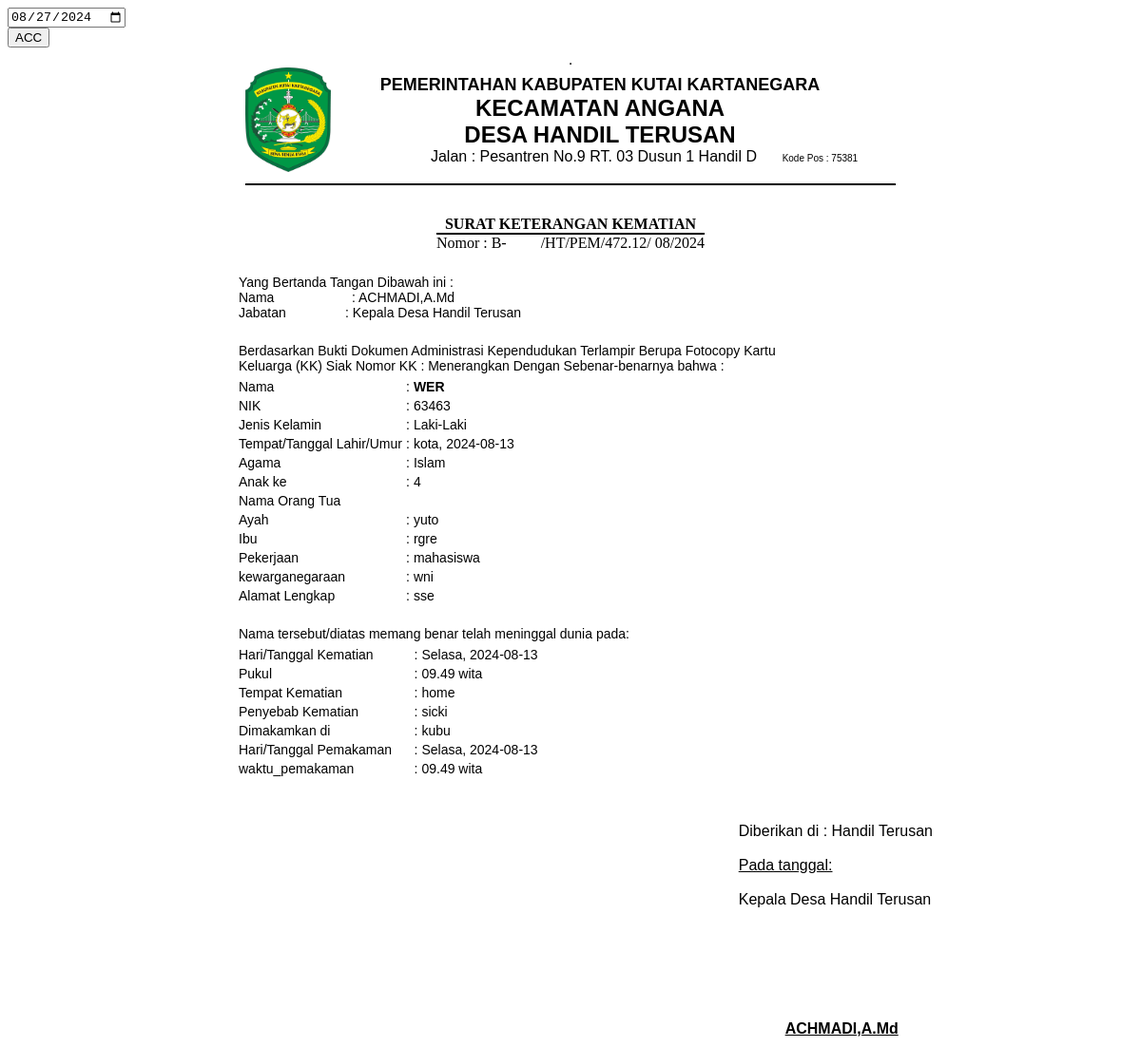
Screenshot of /kepala-desa/view_skk.php?id_request_skk=20 with the database file from the repository.
### tables this page shows
CREATE TABLE `data_request_skk` (
  `id_request_skk` int NOT NULL,
  `nik` varchar(16) NOT NULL,
  `tanggal_request` timestamp NOT NULL DEFAULT CURRENT_TIMESTAMP,
  `scan_kk_k` text NOT NULL,
  `keterangan` varchar(50) NOT NULL DEFAULT 'Data sedang diperiksa oleh Staf',
  `request` varchar(20) NOT NULL DEFAULT 'Kematian',
  `status` int NOT NULL DEFAULT '0',
  `acc` date DEFAULT NULL,
  `nama_almarhum` varchar(255) DEFAULT NULL,
  `nik_a` varchar(255) DEFAULT NULL,
  `jenis_kelamin` varchar(255) DEFAULT NULL,
  `tempat_lahir_a` varchar(255) DEFAULT NULL,
  `tanggal_lahir_a` date DEFAULT NULL,
  `agama_a` varchar(255) DEFAULT NULL,
  `anak_ke` int DEFAULT NULL,
  `nama_ayah` varchar(255) DEFAULT NULL,
  `nama_ibu` varchar(255) DEFAULT NULL,
  `pekerjaan_a` varchar(255) DEFAULT NULL,
  `kewarganegaraan` varchar(255) DEFAULT NULL,
  `alamat_a` text,
  `tanggal_kematian` date DEFAULT NULL,
  `waktu_kematian` time DEFAULT NULL,
  `tempat_kematian` varchar(255) DEFAULT NULL,
  `penyebab_kematian` text,
  `tempat_pemakaman` varchar(255) DEFAULT NULL,
  `tanggal_pemakaman` date DEFAULT NULL,
  `waktu_pemakaman` time DEFAULT NULL
);

### kepala-desa/view_skk.php (the view, shortened to what the rows shown need)
<?php include '../konek.php'; ?>
<link href="../style/css/sweetalert.css" rel="stylesheet" type="text/css">
<?php
if (isset($_GET['id_request_skk'])) {
    $id = $_GET['id_request_skk'];
    $sql = "SELECT * FROM data_request_skk natural join data_user WHERE id_request_skk='$id'";
    $query = mysqli_query($konek, $sql);
    $data = mysqli_fetch_array($query, MYSQLI_BOTH);
    $tgl2 = $data['tanggal_request'];
    $format6 = date('m/Y', strtotime($tgl2));
    $nama_almarhum = $data['nama_almarhum'];
    $nik_a = $data['nik_a'];
    $jenis_kelamin = $data['jenis_kelamin'];
    $tempat_lahir_a = $data['tempat_lahir_a'];
    $tanggal_lahir_a = $data['tanggal_lahir_a'];
    $agama_a = $data['agama_a'];
    $anak_ke = $data['anak_ke'];
    $nama_ayah = $data['nama_ayah'];
    $nama_ibu = $data['nama_ibu'];
    $pekerjaan_a = $data['pekerjaan_a'];
    $kewarganegaraan = $data['kewarganegaraan'];
    $alamat_a = $data['alamat_a'];
    $tanggal_kematian = $data['tanggal_kematian'];
    $nama_hari_indonesia = array(
        'Sunday' => 'Minggu',
        'Monday' => 'Senin',
        'Tuesday' => 'Selasa',
        'Wednesday' => 'Rabu',
        'Thursday' => 'Kamis',
        'Friday' => 'Jumat',
        'Saturday' => 'Sabtu'
    );
    $nama_ahari = $nama_hari_indonesia[date("l", strtotime($tanggal_kematian))];
    $tanggal_ahasil = $nama_ahari . ', ' . $tanggal_kematian;
    $tempat_kematian = $data['tempat_kematian'];
    $penyebab_kematian = $data['penyebab_kematian'];
    $tempat_pemakaman = $data['tempat_pemakaman'];
    $tanggal_pemakaman = $data['tanggal_pemakaman'];
    $nama_hari_indonesia = array(
        'Sunday' => 'Minggu',
        'Monday' => 'Senin',
        'Tuesday' => 'Selasa',
        'Wednesday' => 'Rabu',
        'Thursday' => 'Kamis',
        'Friday' => 'Jumat',
        'Saturday' => 'Sabtu'
    );
    $nama_hari = $nama_hari_indonesia[date("l", strtotime($tanggal_pemakaman))];
    $tanggal_hasil = $nama_hari . ', ' . $tanggal_pemakaman;
}
?>
<div class="page-inner mt--5">
    <div class="row">
        <div class="col-md-12">
            <div class="card">
                <div class="card-body">
                    <table border="1" align="center">
                        <br>
                        <table border="0" align="center">
                            <tr>
                                <td>
                                    <center>
                                        <font size="3"><b>SURAT KETERANGAN KEMATIAN</b></font><br>
                                        <hr style="margin:0px" color="black">
                                        <span>Nomor :
                                            B-&nbsp;&nbsp;&nbsp;&nbsp;&nbsp;&nbsp;&nbsp;&nbsp;&nbsp;/HT/PEM/472.12/
                                            <?php echo $format6; ?>
                                        </span>
                                    </center>
                                </td>
                            </tr>
                        </table>
                        <br>
                        <br>
                        <table border="0" style="margin-left: 240px; font-family: Arial; font-size: 14px;">
                            <tr>
                                <td style="text-transform: uppercase;">
                                    <b>
                                        <?php echo $nama_almarhum; ?>
                                    </b>
                                </td>
                            </tr>
                            <tr>
                                <td>NIK</td>
                                <td>:</td>
                                <td>
                                    <?php echo $nik_a; ?>
                                </td>
                            </tr>
                            <tr>
                                <td>Jenis Kelamin</td>
                                <td>:</td>
                                <td>
                                    <?php echo $jenis_kelamin; ?>
                                </td>
                            </tr>
                            <tr>
                                <td>Tempat/Tanggal Lahir/Umur</td>
                                <td>:</td>
                                <td>
                                    <?php echo $tempat_lahir_a . ", " . $tanggal_lahir_a; ?>
                                </td>
                            </tr>
                            <tr>
                                <td>Agama</td>
                                <td>:</td>
                                <td>
                                    <?php echo $agama_a; ?>
                                </td>
                            </tr>
                            <tr>
                                <td>Anak ke</td>
                                <td>:</td>
                                <td>
                                    <?php echo $anak_ke; ?>
                                </td>
                            </tr>
                            <tr>
                                <td>Ayah</td>
                                <td>:</td>
                                <td>
                                    <?php echo $nama_ayah; ?>
                                </td>
                            </tr>
                            <tr>
                                <td>Ibu</td>
                                <td>:</td>
                                <td>
                                    <?php echo $nama_ibu; ?>
                                </td>
                            </tr>
                            <tr>
                                <td>Pekerjaan</td>
                                <td>:</td>
                                <td>
                                    <?php echo $pekerjaan_a; ?>
                                </td>
                            </tr>
                            <tr>
                                <td>kewarganegaraan</td>
                                <td>:</td>
                                <td>
                                    <?php echo $kewarganegaraan; ?>
                                </td>
                            </tr>
                            <tr>
                                <td>Alamat Lengkap</td>
                                <td>:</td>
                                <td>
                                    <?php echo $alamat_a; ?>
                                </td>
                            </tr>
                        </table>
                        <br>
                        <table border="0" style="margin-left: 240px; font-family: Arial; font-size: 14px;">
                            <tr>
                                <td>Hari/Tanggal Kematian</td>
                                <td>:</td>
                                <td>
                                    <?php echo $tanggal_ahasil; ?>
                                </td>
                            </tr>
                            <tr>
                                <td>Tempat Kematian</td>
                                <td>:</td>
                                <td>
                                    <?php echo $tempat_kematian; ?>
                                </td>
                            </tr>
                            <tr>
                                <td>Penyebab Kematian</td>
                                <td>:</td>
                                <td>
                                    <?php echo $penyebab_kematian; ?>
                                </td>
                            </tr>
                            <tr>
                                <td>Dimakamkan di</td>
                                <td>:</td>
                                <td>
                                    <?php echo $tempat_pemakaman; ?>
                                </td>
                            </tr>
                            <tr>
                                <td>Hari/Tanggal Pemakaman&nbsp;&nbsp;&nbsp;&nbsp;&nbsp;</td>
                                <td>:</td>
                                <td>
                                    <?php echo $tanggal_hasil; ?>
                                </td>
                            </tr>
                        </table>
                        <br>
                        <br>
                    </table>
                </div>
            </div>
        </div>
    </div>
</div>

### rows the page displays
data_request_skk: tanggal_request "08/2024", nama_almarhum "WER", nik_a "63463", jenis_kelamin "Laki-Laki", tempat_lahir_a "kota", tanggal_lahir_a "2024-08-13", agama_a "Islam", anak_ke "4", nama_ayah "yuto", nama_ibu "rgre", pekerjaan_a "mahasiswa", kewarganegaraan "wni", alamat_a "sse", tanggal_kematian "Selasa, 2024-08-13", tempat_kematian "home", penyebab_kematian "sicki", tempat_pemakaman "kubu", tanggal_pemakaman "Selasa, 2024-08-13"

### other values shown
$waktu_akematian "09.49 wita"
$waktu_apemakaman "09.49 wita"
